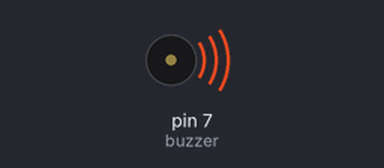
This sketch was run on a simulated Arduino Uno, built with avr-gcc and run on an emulated ATmega328P. On the bench: buzzer (waves = sounding).

Above: at 0.1 s.
Timing chart, 0 to 40.0 s (numbered marks = the images above):
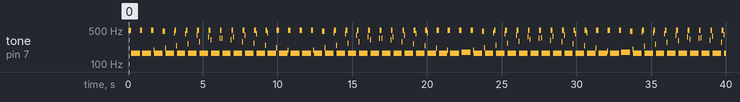

Measured:
- by itself, tone on pin 7 (buzzer): plays 496 Hz for 0.16 s, 166 Hz for 0.60 s, 496 Hz for 0.16 s, 166 Hz for 0.60 s, 496 Hz for 0.16 s, 192 Hz for 0.04 s … (189 notes in this stretch)

The sketch:

Project7.ino
```cpp
int buzzer=7;

void setup() {
  pinMode(buzzer, OUTPUT);
}

void loop() {
  unsigned char i,j;
  while(1){
    for(i=0;i<80;i++){
      digitalWrite(buzzer, HIGH);
      delay(1);
      digitalWrite(buzzer,LOW);
       delay(1);
    }
    for(i=0;i<100;i++){
      digitalWrite(buzzer, HIGH);
      delay(3);
      digitalWrite(buzzer,LOW);
      delay(3);
    }
  }
}
```
